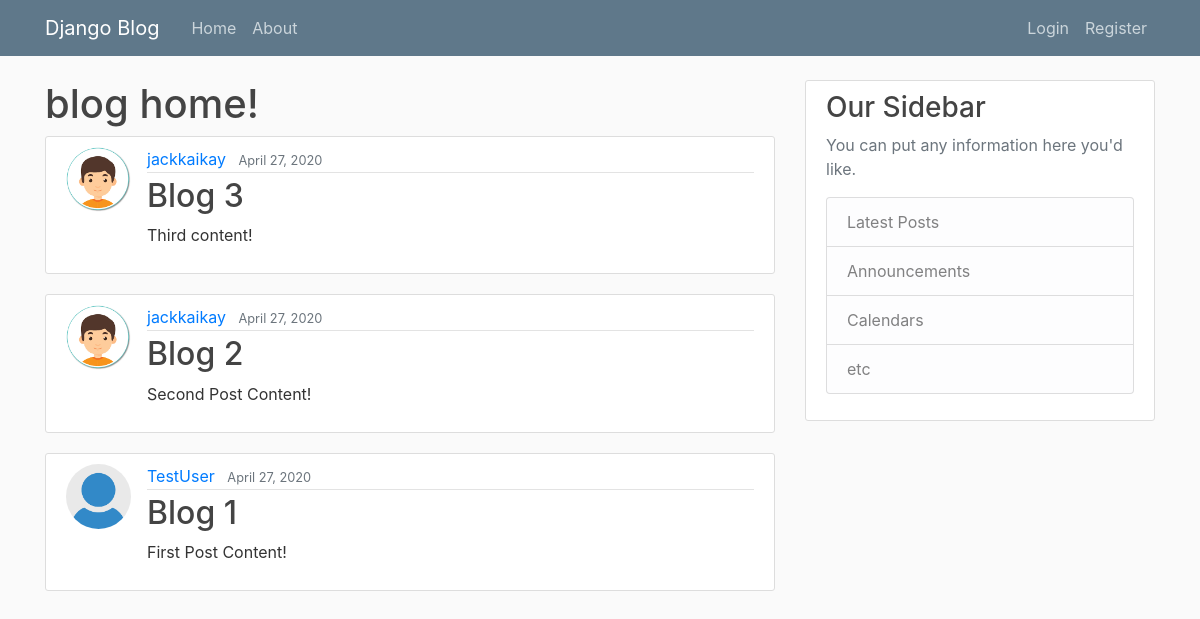
The app's page /, older data.
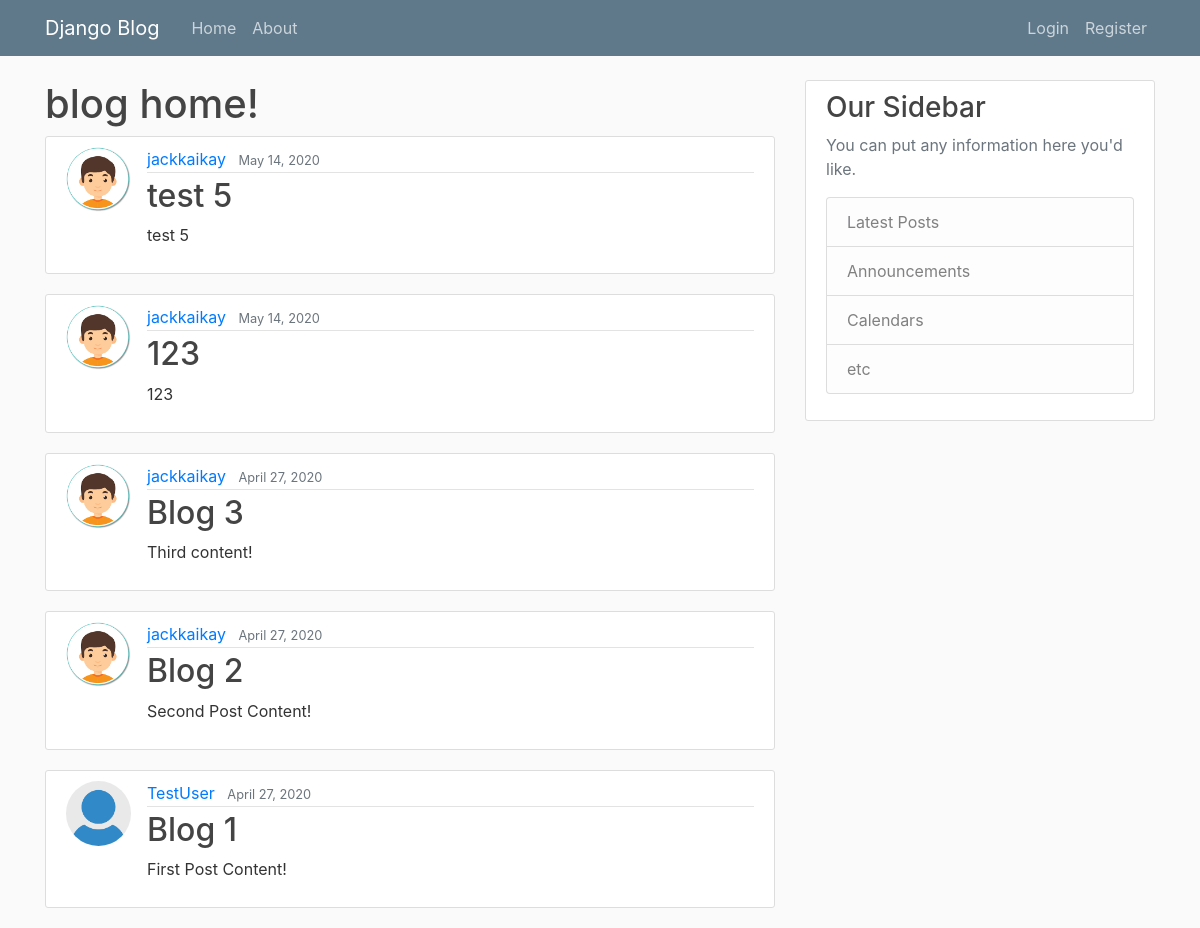
The same page, newer data.
### blog/models.py (models this page shows, shortened)
class Post(models.Model):
    title = models.CharField(max_length=100)
    content = models.TextField(max_length=500)
    date_posted = models.DateTimeField(default=timezone.now)
    author = models.ForeignKey(User, on_delete=models.CASCADE)

### users/models.py (models this page shows, shortened)
class Profile(models.Model):
    user = models.OneToOneField(User, on_delete=models.CASCADE)
    image = models.ImageField(default='default.jpg', upload_to='profile_pics')

### blog/views.py (the view)
# urls.py: path('', PostListView.as_view() , name='blog-home'),
class PostListView(ListView):
    model = Post
    template_name = 'blog/home.html'
    context_object_name = 'posts'
    ordering = ['-date_posted']

### blog/templates/blog/home.html
{% extends "blog/base.html" %}
{% block content %}
        <h1> blog home!</h1>
        {% for post in posts %}
            <article class="media content-section">
                <img class='rounded-circle article-img' src="{{ post.author.profile.image.url }}">
              <div class="media-body">
                <div class="article-metadata">
                  <a class="mr-2" href="#">{{ post.author }}</a>
                  <small class="text-muted">{{ post.date_posted|date:"F d, Y" }}</small>
                </div>
                <h2><a class="article-title" href="{% url 'post-detail' post.id %}">{{ post.title }}</a></h2>
                <p class="article-content">{{ post.content }}</p>
              </div>
            </article>
        {% endfor %}
{% endblock content%}

### blog/templates/blog/base.html (shortened to what this page needs)
{% load static %}
<!DOCTYPE html>
<html>
<head>
    <link rel="stylesheet" href="https://stackpath.bootstrapcdn.com/bootstrap/4.4.1/css/bootstrap.min.css">
    <link rel="stylesheet" type="text/css" href="{% static 'blog/main.css' %}">
</head>
<body>
    <header class="site-header">
      <nav class="navbar navbar-expand-md navbar-dark bg-steel fixed-top">
        <div class="container">
          <a class="navbar-brand mr-4" href="{% url 'blog-home' %}" >Django Blog</a>
          <div class="collapse navbar-collapse" id="navbarToggle">
            <div class="navbar-nav mr-auto">
              <a class="nav-item nav-link" href="{% url 'blog-home' %}">Home</a>
              <a class="nav-item nav-link" href="{% url 'about-home' %}">About</a>
            </div>
            <div class="navbar-nav">
                {% if user.is_authenticated %}
                <a class="nav-item nav-link" href="{% url 'profile' %}">Profile</a>
                <a class="nav-item nav-link" href="{% url 'logout' %}">Logout</a>
                {% else %}
                <a class="nav-item nav-link" href="{% url 'login' %}">Login</a>
                <a class="nav-item nav-link" href="{% url 'register' %}">Register</a>
                {% endif %}
            </div>
          </div>
        </div>
      </nav>
    </header>
    <main role="main" class="container">
      <div class="row">
        <div class="col-md-8">
          {% block content %}{% endblock %}
        </div>
        <div class="col-md-4">
          <div class="content-section">
            <h3>Our Sidebar</h3>
            <p class='text-muted'>You can put any information here you'd like.
              <ul class="list-group">
                <li class="list-group-item list-group-item-light">Latest Posts</li>
                <li class="list-group-item list-group-item-light">Announcements</li>
                <li class="list-group-item list-group-item-light">Calendars</li>
                <li class="list-group-item list-group-item-light">etc</li>
              </ul>
            </p>
          </div>
        </div>
      </div>
    </main>
</body>
</html>

### blog/static/blog/main.css (style rules this page uses)
body { background: #fafafa; color: #333333; margin-top: 5rem; }
h1, h2, h3, h4, h5, h6 { color: #444444; }
ul { margin: 0; }
.bg-steel { background-color: #5f788a; }
.site-header .navbar-nav .nav-link { color: #cbd5db; }
.content-section { background: #ffffff; padding: 10px 20px; border: 1px solid #dddddd; border-radius: 3px; margin-bottom: 20px; }
.article-title { color: #444444; }
.article-content { white-space: pre-line; }
.article-img { height: 65px; width: 65px; margin-right: 16px; }
.article-metadata { padding-bottom: 1px; margin-bottom: 4px; border-bottom: 1px solid #e3e3e3 }

Row changes from the older to the newer data that the page shows:
added Post: author.profile.image (picture), author "jackkaikay", date_posted "May 14, 2020", title "test 5", content "test 5"
added Post: author.profile.image (picture), author "jackkaikay", date_posted "May 14, 2020", title "123", content "123"
